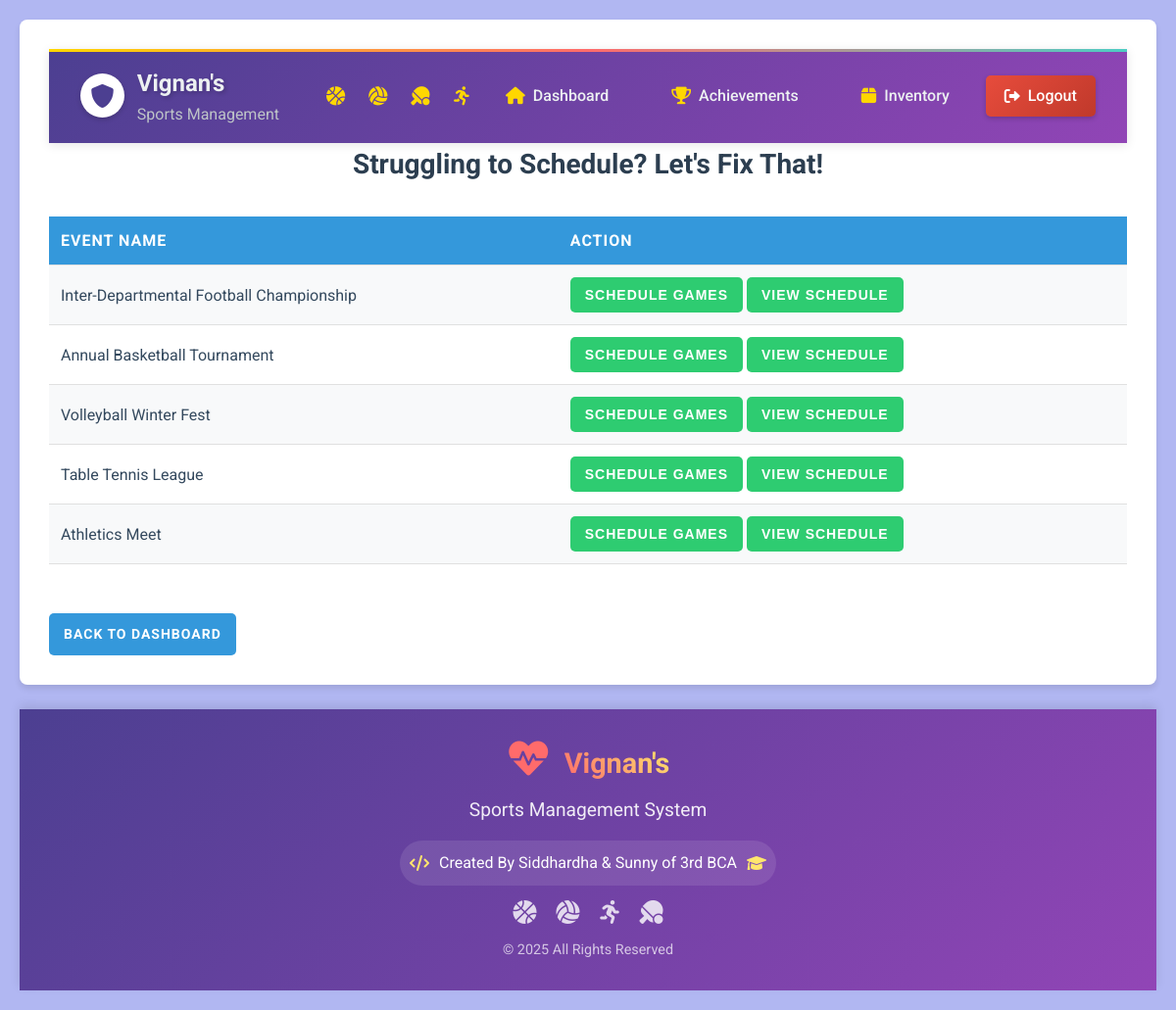
Screenshot of /coach/schedule.php with the database file from the repository.
### tables this page shows
CREATE TABLE sports_events (
    id INT AUTO_INCREMENT PRIMARY KEY,
    name VARCHAR(100) NOT NULL,
    sport_name VARCHAR(100) NOT NULL,
    description TEXT NOT NULL,
    rewards TEXT,
    coach_id INT NOT NULL,
    start_date DATE NOT NULL,
    end_date DATE NOT NULL,
    is_group_required BOOLEAN DEFAULT FALSE,
    max_group_members INT DEFAULT NULL,
    women BOOLEAN DEFAULT FALSE,
    FOREIGN KEY (coach_id) REFERENCES coaches(id)
);

### coach/schedule.php (the view, shortened to what this page needs)
<!DOCTYPE html>
<html lang="en">
<head>
</head>
<body>
    <div class="container">
        <?php
        include '../includes/db_connect.php';
        include('../includes/header.php');
        echo "<h2>Struggling to Schedule? Let's Fix That!</h2>";
        $eventQuery = "SELECT id, name, is_group_required FROM sports_events";
        $eventResult = mysqli_query($conn, $eventQuery);
        echo "<table>
        <tr><th>Event Name</th><th>Action</th></tr>";
        while ($event = mysqli_fetch_assoc($eventResult)) {
            $eventId = $event['id'];
            $eventName = $event['name'];
            $isGroupRequired = $event['is_group_required'];
            echo "<tr>
                    <td>$eventName</td>
                    <td>
                        <form action='fixtures.php' method='POST' style='display:inline;'>
                            <input type='hidden' name='event_id' value='$eventId'>
                            <button type='submit'>Schedule Games</button>
                        </form>
                        <a href='view_fixtures.php?event_id=$eventId&is_group=$isGroupRequired'><button>View Schedule</button></a>
                    </td>
                  </tr>";
        }
        echo "</table>";
        ?>
        <a href="coach1.php" class="back-btn">Back to Dashboard</a>
    </div>
    <?php include('../includes/footer.php'); ?>
    </body>
</html>

### coach/schedule.php (style rules this page uses)
:root { --primary-color: #3498db; --secondary-color: #2ecc71; --background-color: #ecf0f1; --text-color: #34495e; --header-color: #2c3e50; }
* { margin: 0; padding: 0; box-sizing: border-box; }
body { font-family: 'Roboto', sans-serif; background-color: #B1B7F2; color: var(--text-color); line-height: 1.6; padding: 20px; }
.container { max-width: 2000px; margin: 0 auto; background-color: #fff; padding: 30px; border-radius: 8px; box-shadow: 0 4px 6px rgba(0, 0, 0, 0.1); }
h2 { color: var(--header-color); text-align: center; margin-bottom: 30px; font-size: 28px; font-weight: 700; }
table { width: 100%; border-collapse: collapse; margin-bottom: 30px; }
th, td { padding: 12px; text-align: left; border-bottom: 1px solid #e0e0e0; }
th { background-color: var(--primary-color); color: #fff; font-weight: 700; text-transform: uppercase; letter-spacing: 1px; }
tr:nth-child(even) { background-color: #f8f9fa; }
button, .back-btn { background-color: var(--secondary-color); color: #fff; border: none; padding: 10px 15px; border-radius: 5px; cursor: pointer; transition: background-color 0.3s ease, transform 0.1s ease; font-weight: 700; text-transform: uppercase; letter-spacing: 1px; font-size: 14px; }
.back-btn { display: inline-block; text-decoration: none; margin-top: 20px; background-color: var(--primary-color); }

### rows the page displays
sports_events: name "Inter-Departmental Football Championship"
sports_events: name "Annual Basketball Tournament"
sports_events: name "Volleyball Winter Fest"
sports_events: name "Table Tennis League"
sports_events: name "Athletics Meet"
